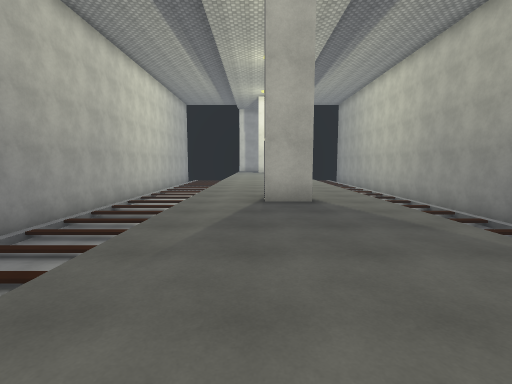
View 1 (above)

16 first-person views from a walk through a scene from a Unity 3-D project. The camera is 1.5 m above the floor, tilts 6° down and sees 85° across. The floor is counted in squares, 2 m on a side. Each view is taken from the middle of a square. On the plan, view 1 faces up. The plan holds only what a view shows up to about 10 squares ahead; the rest is blank. The place goes on beyond the plan. The player is left out. Surface patterns are stand-ins for the level's own textures.

View 2
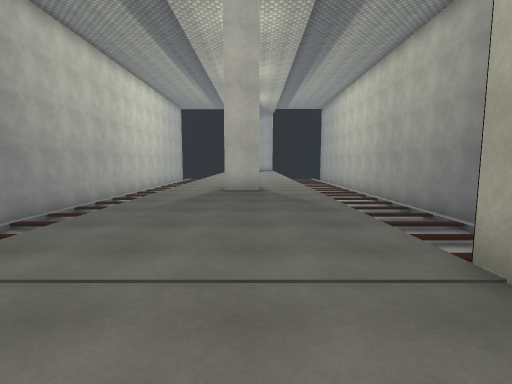

View 3
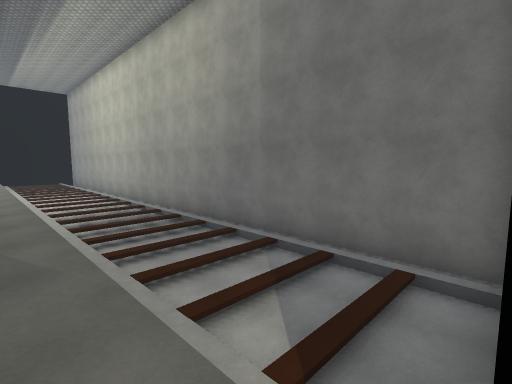

View 4
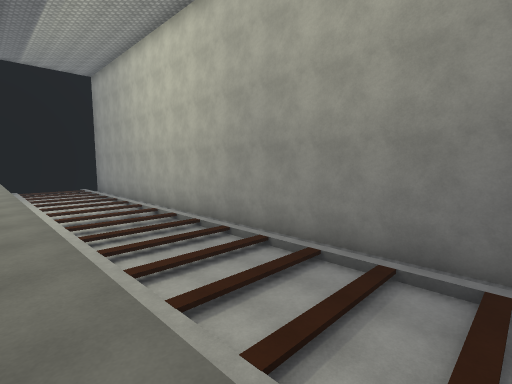

View 5
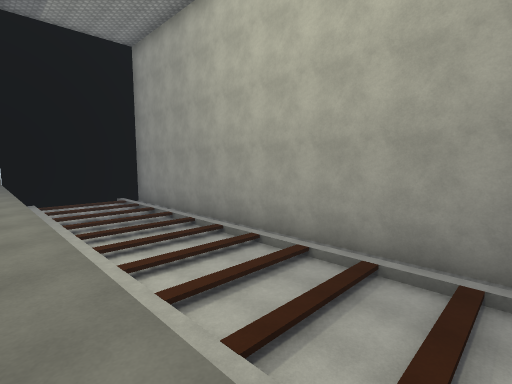

View 6
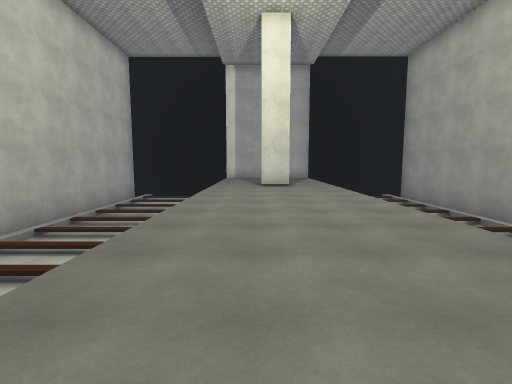

View 7
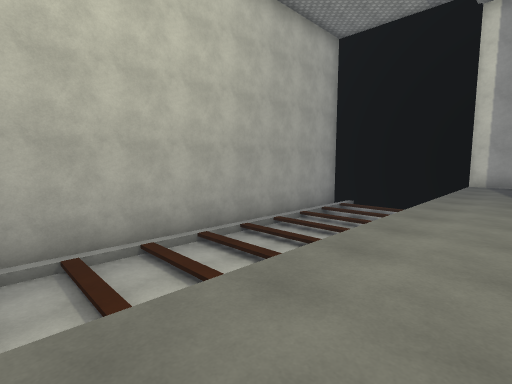

View 8
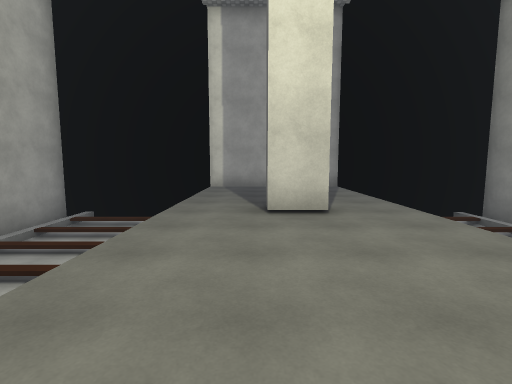

View 9
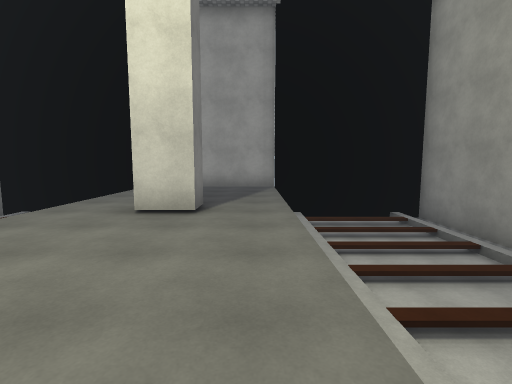

View 10
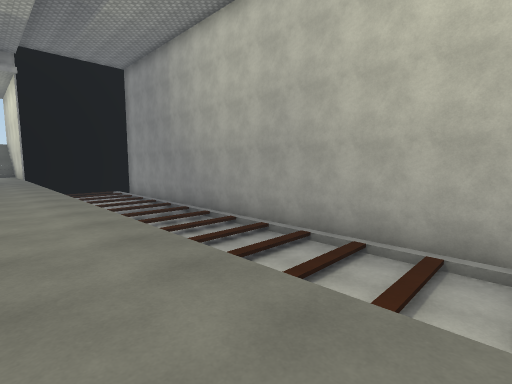

View 11
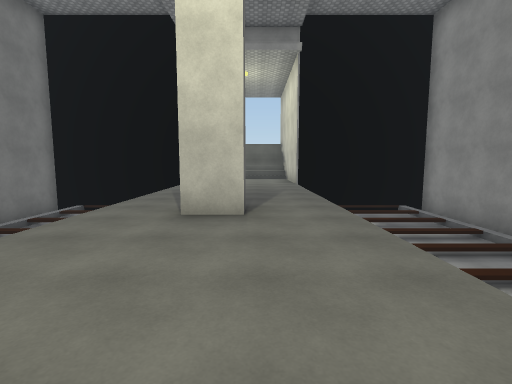

View 12
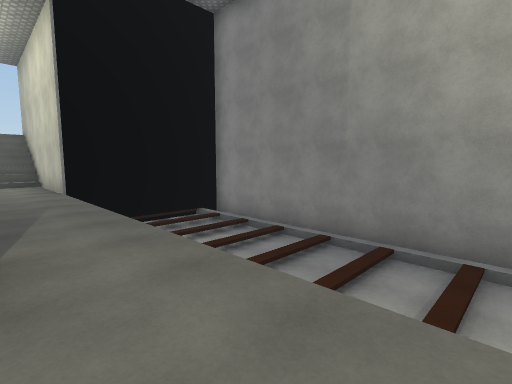

View 13
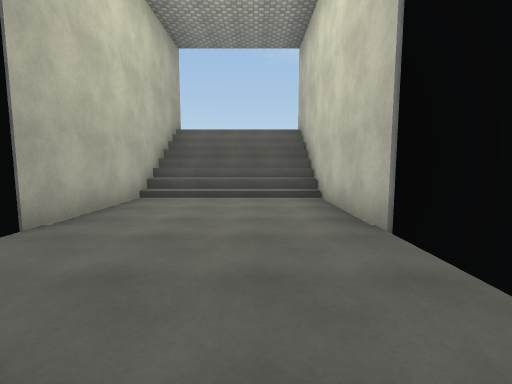

View 14
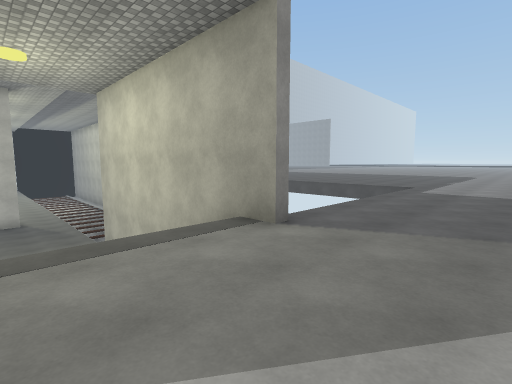

View 15
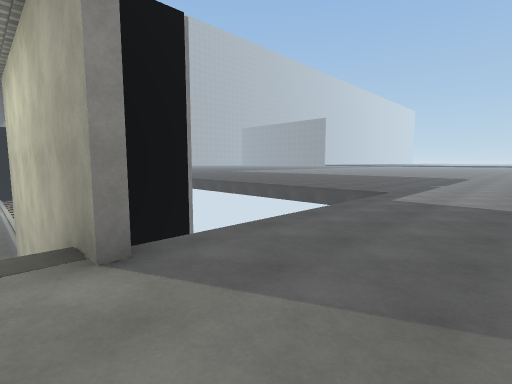

View 16
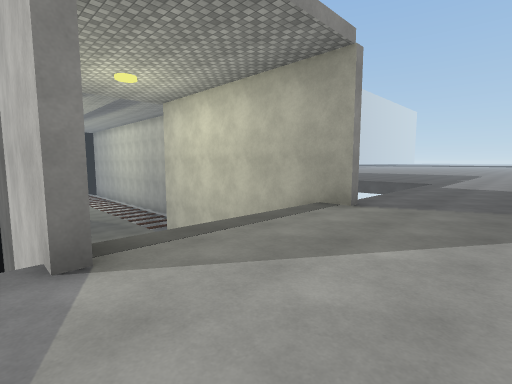

### Floor plan
Key: @ floor where view 1 was taken; # wall or solid block; . main floor; : floor 3.5 m higher than the main floor; / step, stairs or slope; v drop or lower ground.
Columns run from 6 left of view 1 to 14 right of it. Each row starts with its distance up from view 1.
 25 ##############
 24 #vvv ....vvvv#
 23 #vvv ....vvvv#
 22 #vvv ....vvvv#
 21 #vvv ....vvvv#
 20 #vvv ..#.vvvv#
 19 #vvv ....vvvv#
 18 #vvv ....vvvv#
 17 #vvv ....vvvv#
 16 #vvv ....vvvv#
 15 #vvv ....vvvv#
 14 #vvv ....vvvv#
 13 #vvv ....vvvv#
 12 #vvv ....vvvv#
 11 #vvv .. .vvvv#
 10 #vvv .. .vvvv#
  9 #vvv ....vvvv#
  8 #vvv ....vvvv#
  7 #vvv ....vvvv#
  6 #vvv ..#.vvvv#
  5 #vvv ....vvvv#
  4 #vvv ....vvvv#
  3 #vvv ....vvvv#
  2 #vvv ....vvvv#
  1 #vvv ....vvvv#
  0 #####.@..#####
 -1     #....#
 -2     #....#
 -3     #////#
 -4     #////#      ::
 -5     #////#      :::
 -6     #////#      ::::
 -7     :::::::::::::::::
 -8     :::::::::::::::::
 -9     :::::::::::::::

Where each view was taken, in squares from view 1:
view 1: 0 up, 0 right, facing up
view 2: 2 down, 1 right, facing up
view 3: 0 up, 2 right, facing up-right
view 4: 6 up, 2 right, facing up-right
view 5: 12 up, 2 right, facing up-right
view 6: 11 up, 0 right, facing up
view 7: 14 up, 0 right, facing up-left
view 8: 16 up, 0 right, facing up
view 9: 16 up, 2 right, facing up
view 10: 16 up, 0 right, facing down-left
view 11: 10 up, 0 right, facing down
view 12: 8 up, 0 right, facing down-left
view 13: 3 up, 0 right, facing down
view 14: 9 down, 0 right, facing up-right
view 15: 9 down, 2 right, facing up-right
view 16: 9 down, 2 left, facing up-right
